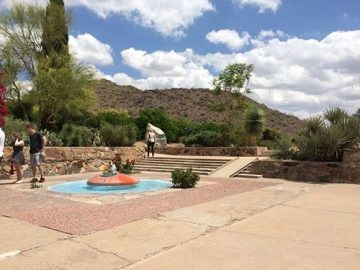
#> input picture Fred/tugas8_c14210185/monument1.jpg, 360 x 270 px
$ jupyter execute ImageStitching2.ipynb   (shell and % lines are left out)
#> lines starting #> are read from the running program, lines starting #| are printed output that depends on the picture; after the words box and inside, x2 and y2 are one past the last pixel; in counts of white or black regions, pixels touching at a corner belong together
[cell 1]
# import the necessary packages
import numpy as np
import cv2
import matplotlib.pyplot as plt

def main():
    # grab the paths to the input images and initialize our images list
    print("[INFO] loading images...")
    imagePaths = ["monument1.jpg", "monument2.jpg", "monument3.jpg"]
    images = []

    # loop over the image paths, load each one, and add them to our
    # images to stitch list
    for imagePath in imagePaths:
        image = cv2.imread(imagePath)
#> image is the input picture: shape (270, 360, 3); mean B, G, R 139.7, 151.9, 161.9
        images.append(image)

    # initialize OpenCV's image stitcher object and then perform the image stitching
    print("[INFO] stitching images...")
    stitcher = cv2.Stitcher_create()
    (status, stitched) = stitcher.stitch(images)
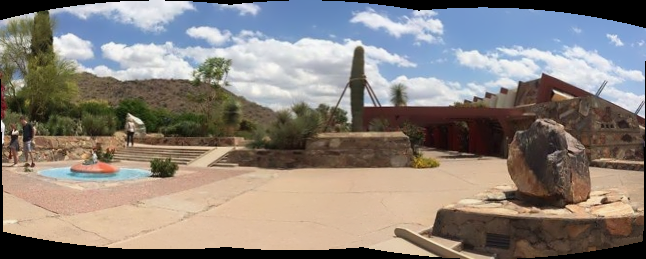
#> stitched: shape (259, 646, 3); mean of channels 0, 1, 2 124.2, 130.6, 138.4; drawn as B, G, R
#> status = 0

    # if the status is '0', then OpenCV successfully performed image stitching
    if status == cv2.Stitcher_OK:
        # Display the input images side by side and the stitched output image at the bottom
        fig, axes = plt.subplots(2, len(images), figsize=(20, 10))

        # Display input images
        for i, imagePath in enumerate(imagePaths):
            img = cv2.imread(imagePath)
            axes[0, i].imshow(cv2.cvtColor(img, cv2.COLOR_BGR2RGB))
            axes[0, i].set_title(f"Input {i+1}")
            axes[0, i].axis('off')

        # Display stitched output image
        output_img = cv2.cvtColor(stitched, cv2.COLOR_BGR2RGB)
        axes[1, 0].imshow(output_img)
        axes[1, 0].set_title("Stitched Output")
        axes[1, 0].axis('off')

        # Remove extra subplot if there are more input images
        for j in range(1, len(images)):
            fig.delaxes(axes[1, j])
#> this loop made 2 passes

        plt.show()
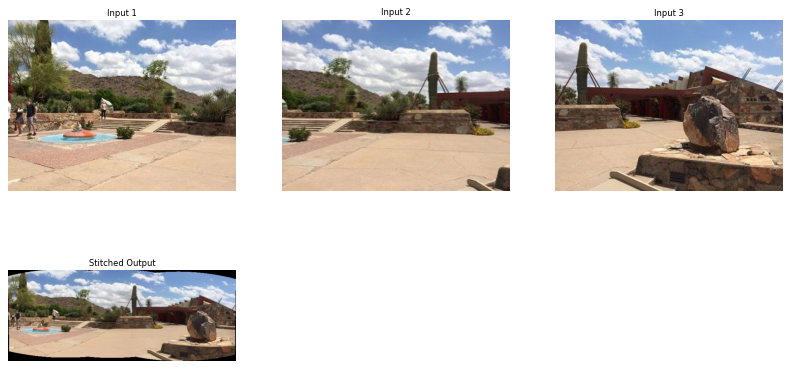
#> figure drawn by matplotlib, 4 panels

    # otherwise the stitching failed
    else:
        print("[INFO] image stitching failed ({})".format(status))

if __name__ == "__main__":
    # execute the main function
    main()

[cell 2]
import numpy as np
import cv2
import matplotlib.pyplot as plt

def main():
    # Define image paths (replace with your actual file paths)
    image_paths = ["monument1.jpg", "monument2.jpg", "monument3.jpg"]

    # Load images
    images = []
    for path in image_paths:
        image = cv2.imread(path)
        if image is None:
            print(f"Error: Failed to load image {path}")
            return
        images.append(image)

    # Initialize image stitcher
    stitcher = cv2.Stitcher_create()

    # Stitch images
    (status, stitched) = stitcher.stitch(images)
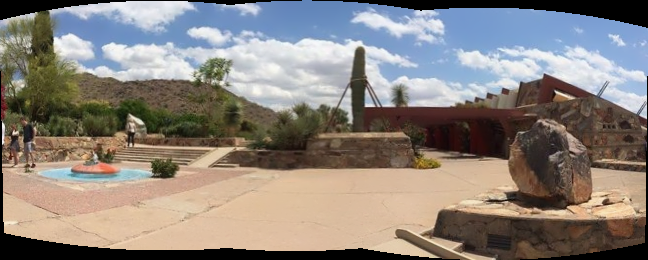
#> stitched: shape (260, 648, 3); mean of channels 0, 1, 2 124.2, 130.6, 138.4; drawn as B, G, R
#> status = 0

    # Check for successful stitching
    if status != cv2.Stitcher_OK:
        print("[INFO] Image stitching failed ({})".format(status))
        return

    # Convert stitched image to grayscale
    gray = cv2.cvtColor(stitched, cv2.COLOR_BGR2GRAY)
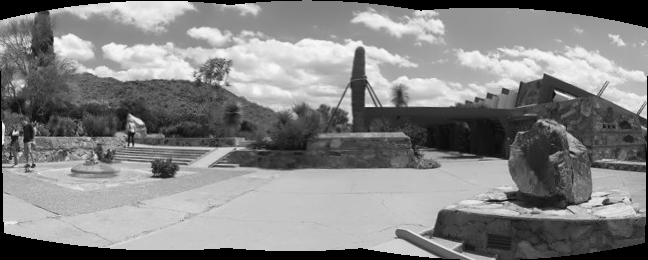
#> gray: shape (260, 648); min 0, max 250, mean 132.2

    # Threshold with adjustable threshold to detect potential black areas
    threshold_value = 5  # Adjust as needed (higher value might leave some dark areas)
    _, mask = cv2.threshold(gray, threshold_value, 255, cv2.THRESH_BINARY)
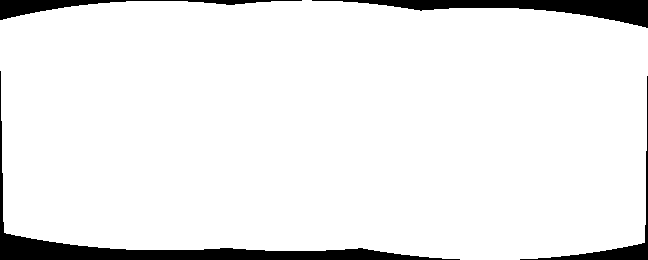
#> mask: shape (260, 648); 93.2% white; 4 black regions

    # Identify contours in the mask
    contours, _ = cv2.findContours(mask, cv2.RETR_EXTERNAL, cv2.CHAIN_APPROX_SIMPLE)
#> contours = 1 contour; box (x1, y1, x2, y2) and area: (0, 0, 648, 260) 156226

    # Cropping strategy (choose one or combine)
    # 1. Cropping based on largest contour (removes content along black edges)
    if contours:
        areas = [cv2.contourArea(cnt) for cnt in contours]
#> areas = [156225.5]
        max_index = np.argmax(areas)
#> max_index = 0
        x, y, w, h = cv2.boundingRect(contours[max_index])
#> x = 0; y = 0; w = 648; h = 260
        stitched_cropped = stitched[y:y+h, x:x+w]

    # 2. Cropping based on non-black pixel coordinates (single black region)
    else:
        non_black_pixels = np.where(mask > 0)
        y_min, y_max, x_min, x_max = non_black_pixels[0].min(), non_black_pixels[0].max(), non_black_pixels[1].min(), non_black_pixels[1].max()
        stitched_cropped = stitched[y_min:y_max, x_min:x_max]

    # Optional: Add a border to reduce content loss
    border_width = 20  # Adjust as needed
    stitched_bordered = cv2.copyMakeBorder(stitched_cropped, border_width, border_width, border_width, border_width, cv2.BORDER_CONSTANT, value=(0, 0, 0))
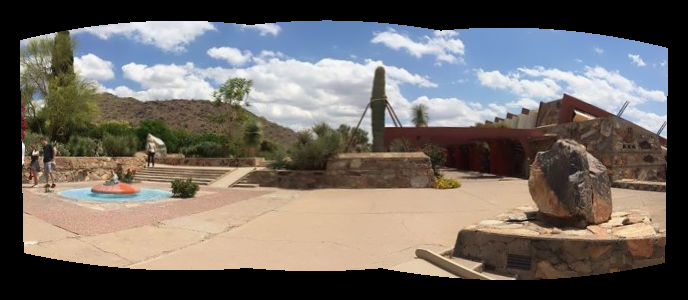
#> stitched_bordered: shape (300, 688, 3); mean of channels 0, 1, 2 101.4, 106.6, 113; drawn as B, G, R

    # Write the cropped stitched image to disk
    cv2.imwrite("output.jpg", stitched_bordered)

    # Display input and stitched output images
    fig, axes = plt.subplots(1, len(image_paths), figsize=(20, 6))
    for i, imagePath in enumerate(image_paths):
        img = cv2.imread(imagePath)
        axes[i].imshow(cv2.cvtColor(img, cv2.COLOR_BGR2RGB))
        axes[i].set_title(f"Input {i+1}")
        axes[i].axis('off')

    plt.figure(figsize=(10, 6))
    plt.imshow(cv2.cvtColor(stitched_bordered, cv2.COLOR_BGR2RGB))
    plt.title("Stitched Output (Cropped)")
    plt.axis('off')
    plt.show()
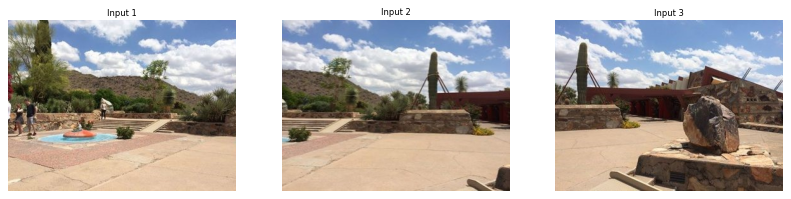
#> figure drawn by matplotlib, 3 panels

if __name__ == "__main__":
    main()
